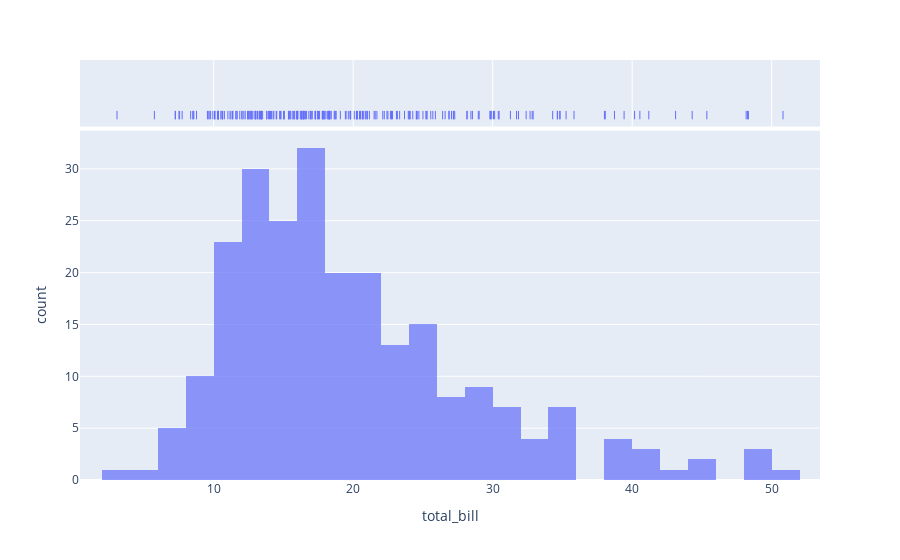

This figure's notebook cell:
### Code cell
# Answer 5

tips = sns.load_dataset('tips')
fig = px.histogram(tips, x='total_bill', nbins=30, marginal='rug', opacity=0.7)
fig.show()

### Figure 1 — Plotly figure (JSON) as saved in the notebook; plotly's stock layout.template omitted (floating-point values rounded to 4 significant figures; data arrays with more than 128 entries replaced by an {"elided": "..."} marker saying what was removed)
{"data": [{"alignmentgroup": "True", "bingroup": "x", "hovertemplate": "total_bill=%{x}<br>count=%{y}<extra></extra>", "legendgroup": "", "marker": {"color": "#636efa", "opacity": 0.7, "pattern": {"shape": ""}}, "name": "", "nbinsx": 30, "offsetgroup": "", "orientation": "v", "showlegend": false, "type": "histogram", "x": {"elided": "244 float values"}, "xaxis": "x", "yaxis": "y"}, {"alignmentgroup": "True", "boxpoints": "all", "fillcolor": "rgba(255,255,255,0)", "hoveron": "points", "hovertemplate": "total_bill=%{x}<extra></extra>", "jitter": 0, "legendgroup": "", "line": {"color": "rgba(255,255,255,0)"}, "marker": {"color": "#636efa", "symbol": "line-ns-open"}, "name": "", "offsetgroup": "", "showlegend": false, "type": "box", "x": {"elided": "244 float values"}, "xaxis": "x2", "yaxis": "y2"}], "layout": {"autosize": true, "barmode": "relative", "legend": {"tracegroupgap": 0}, "margin": {"t": 60}, "xaxis": {"anchor": "y", "autorange": true, "domain": [0, 1], "range": [0.4178, 53.46], "title": {"text": "total_bill"}, "type": "linear"}, "xaxis2": {"anchor": "y2", "autorange": true, "domain": [0, 1], "matches": "x", "range": [0.4178, 53.46], "showgrid": true, "showticklabels": false, "type": "linear"}, "yaxis": {"anchor": "x", "autorange": true, "domain": [0, 0.8316], "range": [0, 33.68], "title": {"text": "count"}}, "yaxis2": {"anchor": "x2", "autorange": true, "domain": [0.8416, 1], "matches": "y2", "range": [-0.5942, 0.5], "showgrid": false, "showline": false, "showticklabels": false, "ticks": "", "type": "category"}}}
